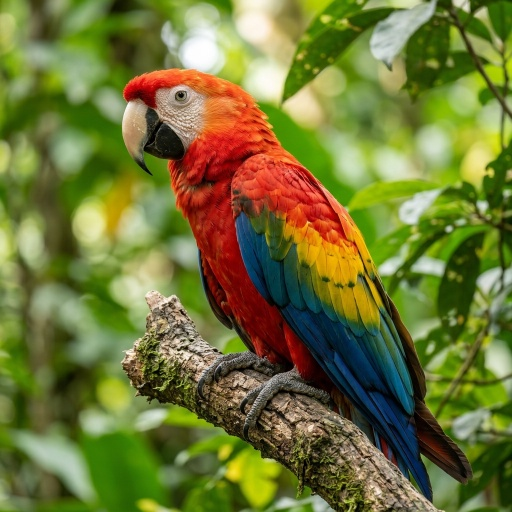
#> input picture roji/sample.jpeg, 512 x 512 px
$ python fourier_transform.py
#> lines starting #> are read from the running program, lines starting #| are printed output that depends on the picture
# Question 20: Compute and visualize the 2D Fourier Transform of an image and Inverse DFT
import cv2
import numpy as np
import matplotlib.pyplot as plt

# Read image in grayscale
image = cv2.imread("sample.jpeg", 0)
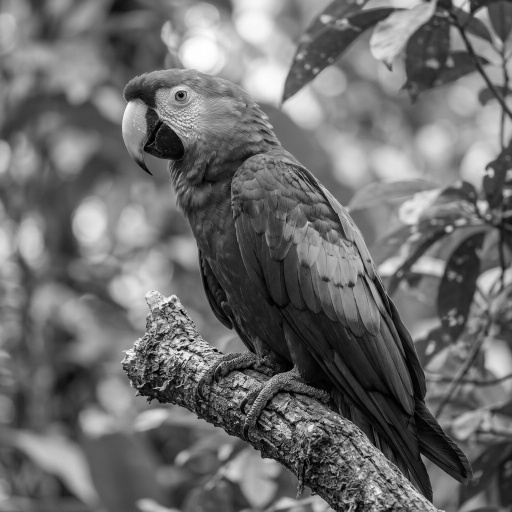
#> image: shape (512, 512); min 0, max 255, mean 109.1

# Compute 2D Fourier Transform
dft = cv2.dft(np.float32(image), flags=cv2.DFT_COMPLEX_OUTPUT)

# Shift zero frequency to the center
dft_shift = np.fft.fftshift(dft)

# Compute magnitude spectrum
magnitude = cv2.magnitude(dft_shift[:, :, 0],
                          dft_shift[:, :, 1])

# Convert magnitude to log scale
magnitude_spectrum = 20 * np.log(magnitude + 1)
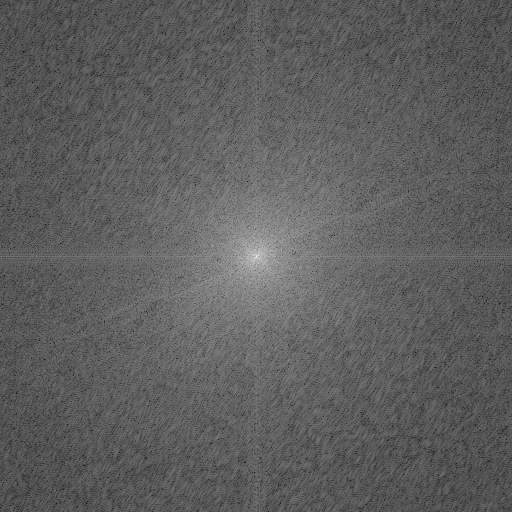
#> magnitude_spectrum: shape (512, 512) float32; min 58.89, max 343.4, mean 164.5; drawn with min black and max white

# -----------------------------
# Inverse Fourier Transform
# -----------------------------

# Shift frequency back
dft_ishift = np.fft.ifftshift(dft_shift)

# Perform inverse DFT
reconstructed = cv2.idft(dft_ishift)

# Calculate magnitude of reconstructed image
reconstructed = cv2.magnitude(
    reconstructed[:, :, 0],
    reconstructed[:, :, 1]
)

# Normalize for display
reconstructed = cv2.normalize(
    reconstructed,
    None,
    0,
    255,
    cv2.NORM_MINMAX
)

reconstructed = np.uint8(reconstructed)

# -----------------------------
# Display
# -----------------------------

plt.figure(figsize=(15, 5))

plt.subplot(1, 3, 1)
plt.imshow(image, cmap="gray")
plt.title("Original Image")
plt.axis("off")

plt.subplot(1, 3, 2)
plt.imshow(magnitude_spectrum, cmap="gray")
plt.title("Fourier Spectrum")
plt.axis("off")

plt.subplot(1, 3, 3)
plt.imshow(reconstructed, cmap="gray")
plt.title("Reconstructed Image")
plt.axis("off")

plt.tight_layout()
plt.show()
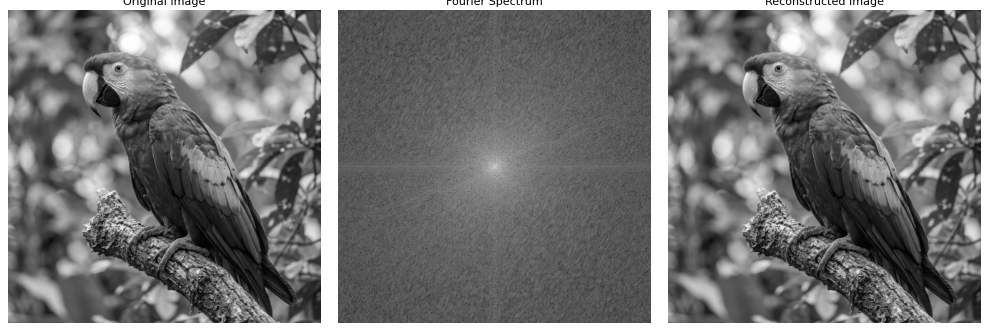
#> figure drawn by matplotlib, 3 panels

$ run again, with roji/image1.jpg copied over roji/sample.jpeg
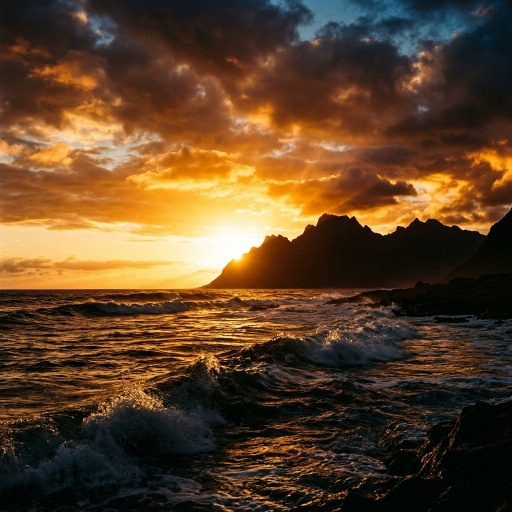
#> input picture roji/image1.jpg, 512 x 512 px
#> `magnitude_spectrum = 20 * np.log(magnitude + 1)`:
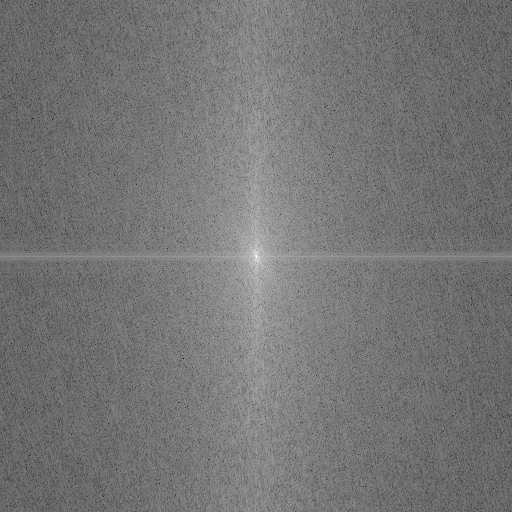
#> magnitude_spectrum: shape (512, 512) float32; min 15.06, max 334.8, mean 162.5; drawn with min black and max white
#> `plt.show()`:
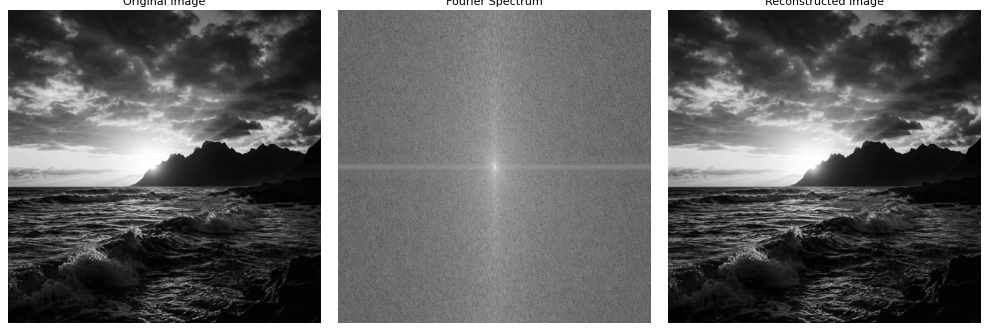
#> figure drawn by matplotlib, 3 panels
